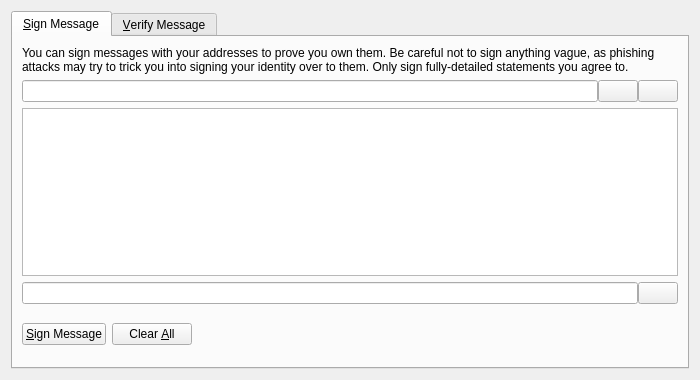
<?xml version="1.0" encoding="UTF-8"?>
<ui version="4.0">
 <class>SignVerifyMessageDialog</class>
 <widget class="QDialog" name="SignVerifyMessageDialog">
  <property name="geometry">
   <rect>
    <x>0</x>
    <y>0</y>
    <width>700</width>
    <height>380</height>
   </rect>
  </property>
  <property name="windowTitle">
   <string>Signatures - Sign / Verify a Message</string>
  </property>
  <property name="modal">
   <bool>true</bool>
  </property>
  <layout class="QVBoxLayout" name="verticalLayout">
   <item>
    <widget class="QTabWidget" name="tabWidget">
     <property name="currentIndex">
      <number>0</number>
     </property>
     <widget class="QWidget" name="tabSignMessage">
      <attribute name="title">
       <string>&amp;Sign Message</string>
      </attribute>
      <layout class="QVBoxLayout" name="verticalLayout_SM">
       <item>
        <widget class="QLabel" name="infoLabel_SM">
         <property name="text">
          <string>You can sign messages with your addresses to prove you own them. Be careful not to sign anything vague, as phishing attacks may try to trick you into signing your identity over to them. Only sign fully-detailed statements you agree to.</string>
         </property>
         <property name="textFormat">
          <enum>Qt::PlainText</enum>
         </property>
         <property name="wordWrap">
          <bool>true</bool>
         </property>
        </widget>
       </item>
       <item>
        <layout class="QHBoxLayout" name="horizontalLayout_1_SM">
         <property name="spacing">
          <number>0</number>
         </property>
         <item>
          <widget class="QValidatedLineEdit" name="addressIn_SM">
           <property name="toolTip">
            <string>The address to sign the message with (e.g. FShM3UpgFZnXzJ5zux1AWQvAE36rFJKMs7)</string>
           </property>
           <property name="maxLength">
            <number>34</number>
           </property>
          </widget>
         </item>
         <item>
          <widget class="QPushButton" name="addressBookButton_SM">
           <property name="toolTip">
            <string>Choose an address from the address book</string>
           </property>
           <property name="text">
            <string/>
           </property>
           <property name="icon">
            <iconset resource="../bitcoin.qrc">
             <normaloff>:/icons/address-book</normaloff>:/icons/address-book</iconset>
           </property>
           <property name="shortcut">
            <string>Alt+A</string>
           </property>
           <property name="autoDefault">
            <bool>false</bool>
           </property>
          </widget>
         </item>
         <item>
          <widget class="QPushButton" name="pasteButton_SM">
           <property name="toolTip">
            <string>Paste address from clipboard</string>
           </property>
           <property name="text">
            <string/>
           </property>
           <property name="icon">
            <iconset resource="../bitcoin.qrc">
             <normaloff>:/icons/editpaste</normaloff>:/icons/editpaste</iconset>
           </property>
           <property name="shortcut">
            <string>Alt+P</string>
           </property>
           <property name="autoDefault">
            <bool>false</bool>
           </property>
          </widget>
         </item>
        </layout>
       </item>
       <item>
        <widget class="QPlainTextEdit" name="messageIn_SM">
         <property name="toolTip">
          <string>Enter the message you want to sign here</string>
         </property>
        </widget>
       </item>
       <item>
        <layout class="QHBoxLayout" name="horizontalLayout_2_SM">
         <property name="spacing">
          <number>0</number>
         </property>
         <item>
          <widget class="QLineEdit" name="signatureOut_SM">
           <property name="font">
            <font>
             <italic>true</italic>
            </font>
           </property>
           <property name="readOnly">
            <bool>true</bool>
           </property>
          </widget>
         </item>
         <item>
          <widget class="QPushButton" name="copySignatureButton_SM">
           <property name="toolTip">
            <string>Copy the current signature to the system clipboard</string>
           </property>
           <property name="text">
            <string/>
           </property>
           <property name="icon">
            <iconset resource="../bitcoin.qrc">
             <normaloff>:/icons/editcopy</normaloff>:/icons/editcopy</iconset>
           </property>
           <property name="autoDefault">
            <bool>false</bool>
           </property>
          </widget>
         </item>
        </layout>
       </item>
       <item>
        <layout class="QHBoxLayout" name="horizontalLayout_3_SM">
         <item>
          <widget class="QPushButton" name="signMessageButton_SM">
           <property name="toolTip">
            <string>Sign the message to prove you own this G8coin address</string>
           </property>
           <property name="text">
            <string>&amp;Sign Message</string>
           </property>
           <property name="icon">
            <iconset resource="../bitcoin.qrc">
             <normaloff>:/icons/edit</normaloff>:/icons/edit</iconset>
           </property>
           <property name="autoDefault">
            <bool>false</bool>
           </property>
          </widget>
         </item>
         <item>
          <widget class="QPushButton" name="clearButton_SM">
           <property name="toolTip">
            <string>Reset all sign message fields</string>
           </property>
           <property name="text">
            <string>Clear &amp;All</string>
           </property>
           <property name="icon">
            <iconset resource="../bitcoin.qrc">
             <normaloff>:/icons/remove</normaloff>:/icons/remove</iconset>
           </property>
           <property name="autoDefault">
            <bool>false</bool>
           </property>
          </widget>
         </item>
         <item>
          <spacer name="horizontalSpacer_1_SM">
           <property name="orientation">
            <enum>Qt::Horizontal</enum>
           </property>
           <property name="sizeHint" stdset="0">
            <size>
             <width>40</width>
             <height>48</height>
            </size>
           </property>
          </spacer>
         </item>
         <item>
          <widget class="QLabel" name="statusLabel_SM">
           <property name="font">
            <font>
             <weight>75</weight>
             <bold>true</bold>
            </font>
           </property>
           <property name="text">
            <string/>
           </property>
           <property name="wordWrap">
            <bool>true</bool>
           </property>
          </widget>
         </item>
         <item>
          <spacer name="horizontalSpacer_2_SM">
           <property name="orientation">
            <enum>Qt::Horizontal</enum>
           </property>
           <property name="sizeHint" stdset="0">
            <size>
             <width>40</width>
             <height>48</height>
            </size>
           </property>
          </spacer>
         </item>
        </layout>
       </item>
      </layout>
     </widget>
     <widget class="QWidget" name="tabVerifyMessage">
      <attribute name="title">
       <string>&amp;Verify Message</string>
      </attribute>
      <layout class="QVBoxLayout" name="verticalLayout_VM">
       <item>
        <widget class="QLabel" name="infoLabel_VM">
         <property name="text">
          <string>Enter the signing address, message (ensure you copy line breaks, spaces, tabs, etc. exactly) and signature below to verify the message. Be careful not to read more into the signature than what is in the signed message itself, to avoid being tricked by a man-in-the-middle attack.</string>
         </property>
         <property name="textFormat">
          <enum>Qt::PlainText</enum>
         </property>
         <property name="alignment">
          <set>Qt::AlignLeading|Qt::AlignLeft|Qt::AlignTop</set>
         </property>
         <property name="wordWrap">
          <bool>true</bool>
         </property>
        </widget>
       </item>
       <item>
        <layout class="QHBoxLayout" name="horizontalLayout_1_VM">
         <property name="spacing">
          <number>0</number>
         </property>
         <item>
          <widget class="QValidatedLineEdit" name="addressIn_VM">
           <property name="toolTip">
            <string>The address the message was signed with (e.g. FShM3UpgFZnXzJ5zux1AWQvAE36rFJKMs7)</string>
           </property>
           <property name="maxLength">
            <number>34</number>
           </property>
          </widget>
         </item>
         <item>
          <widget class="QPushButton" name="addressBookButton_VM">
           <property name="toolTip">
            <string>Choose an address from the address book</string>
           </property>
           <property name="text">
            <string/>
           </property>
           <property name="icon">
            <iconset resource="../bitcoin.qrc">
             <normaloff>:/icons/address-book</normaloff>:/icons/address-book</iconset>
           </property>
           <property name="shortcut">
            <string>Alt+A</string>
           </property>
           <property name="autoDefault">
            <bool>false</bool>
           </property>
          </widget>
         </item>
        </layout>
       </item>
       <item>
        <widget class="QPlainTextEdit" name="messageIn_VM"/>
       </item>
       <item>
        <widget class="QValidatedLineEdit" name="signatureIn_VM"/>
       </item>
       <item>
        <layout class="QHBoxLayout" name="horizontalLayout_2_VM">
         <item>
          <widget class="QPushButton" name="verifyMessageButton_VM">
           <property name="toolTip">
            <string>Verify the message to ensure it was signed with the specified G8coin address</string>
           </property>
           <property name="text">
            <string>&amp;Verify Message</string>
           </property>
           <property name="icon">
            <iconset resource="../bitcoin.qrc">
             <normaloff>:/icons/transaction_0</normaloff>:/icons/transaction_0</iconset>
           </property>
           <property name="autoDefault">
            <bool>false</bool>
           </property>
          </widget>
         </item>
         <item>
          <widget class="QPushButton" name="clearButton_VM">
           <property name="toolTip">
            <string>Reset all verify message fields</string>
           </property>
           <property name="text">
            <string>Clear &amp;All</string>
           </property>
           <property name="icon">
            <iconset resource="../bitcoin.qrc">
             <normaloff>:/icons/remove</normaloff>:/icons/remove</iconset>
           </property>
           <property name="autoDefault">
            <bool>false</bool>
           </property>
          </widget>
         </item>
         <item>
          <spacer name="horizontalSpacer_1_VM">
           <property name="orientation">
            <enum>Qt::Horizontal</enum>
           </property>
           <property name="sizeHint" stdset="0">
            <size>
             <width>40</width>
             <height>48</height>
            </size>
           </property>
          </spacer>
         </item>
         <item>
          <widget class="QLabel" name="statusLabel_VM">
           <property name="font">
            <font>
             <weight>75</weight>
             <bold>true</bold>
            </font>
           </property>
           <property name="text">
            <string/>
           </property>
           <property name="wordWrap">
            <bool>true</bool>
           </property>
          </widget>
         </item>
         <item>
          <spacer name="horizontalSpacer_2_VM">
           <property name="orientation">
            <enum>Qt::Horizontal</enum>
           </property>
           <property name="sizeHint" stdset="0">
            <size>
             <width>40</width>
             <height>48</height>
            </size>
           </property>
          </spacer>
         </item>
        </layout>
       </item>
      </layout>
     </widget>
    </widget>
   </item>
  </layout>
 </widget>
 <customwidgets>
  <customwidget>
   <class>QValidatedLineEdit</class>
   <extends>QLineEdit</extends>
   <header>qvalidatedlineedit.h</header>
  </customwidget>
 </customwidgets>
 <resources>
  <include location="../bitcoin.qrc"/>
 </resources>
 <connections/>
</ui>
